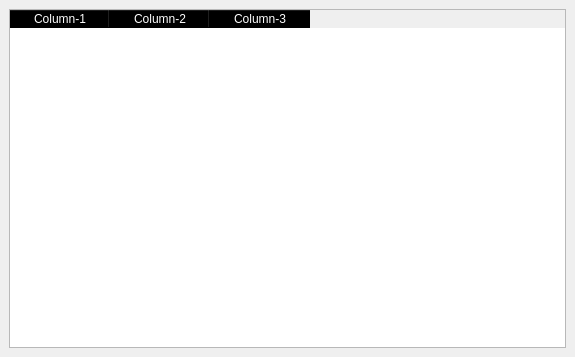
<?xml version="1.0" encoding="UTF-8"?>
<ui version="4.0">
 <class>MainWindow</class>
 <widget class="QMainWindow" name="MainWindow">
  <property name="geometry">
   <rect>
    <x>0</x>
    <y>0</y>
    <width>575</width>
    <height>357</height>
   </rect>
  </property>
  <property name="windowTitle">
   <string>MainWindow</string>
  </property>
  <widget class="QWidget" name="centralwidget">
   <layout class="QGridLayout" name="gridLayout">
    <item row="0" column="0">
     <widget class="QTableWidget" name="tableWidget">
      <property name="styleSheet">
       <string notr="true">QTableWidget{
	selection-color: red;
	selection-background-color: black;
	gridline-color: blue;
}

QTableWidget:item:selected{
	background-color: black;
	color: white;
}
QHeaderView:section{
	background-color: black;
	color: white;
}</string>
      </property>
      <column>
       <property name="text">
        <string>Column-1</string>
       </property>
      </column>
      <column>
       <property name="text">
        <string>Column-2</string>
       </property>
      </column>
      <column>
       <property name="text">
        <string>Column-3</string>
       </property>
      </column>
     </widget>
    </item>
   </layout>
  </widget>
 </widget>
 <resources/>
 <connections/>
</ui>
